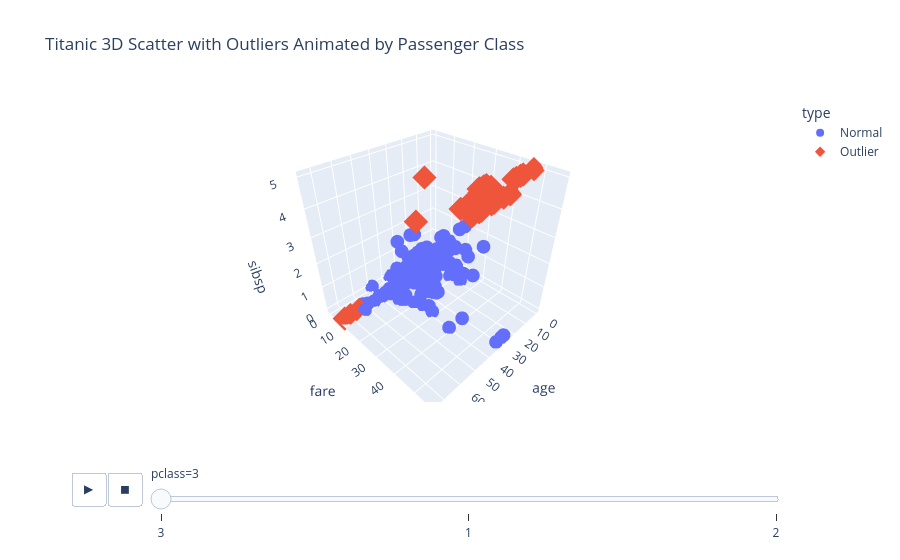

Notebook code for this chart:
### Code cell
import pandas as pd
import seaborn as sns
import plotly.express as px
 
# Load Titanic dataset
titanic = sns.load_dataset('titanic')
 
# Keep numeric columns and drop NaNs
data = titanic[['age', 'fare', 'sibsp', 'pclass']].dropna()
 
# Detect outliers using IQR
def detect_outliers(df, cols):
    outlier_mask = pd.Series(False, index=df.index)
    for col in cols:
        Q1 = df[col].quantile(0.25)
        Q3 = df[col].quantile(0.75)
        IQR = Q3 - Q1
        outlier_mask |= (df[col] < Q1 - 1.5*IQR) | (df[col] > Q3 + 1.5*IQR)
    return outlier_mask
 
data['outlier'] = detect_outliers(data, ['age', 'fare', 'sibsp'])
 
# Map outlier flag to string for better coloring
data['type'] = data['outlier'].map({True:'Outlier', False:'Normal'})
 
# 3D animated scatter
fig = px.scatter_3d(
    data,
    x='age', y='fare', z='sibsp',
    color='type',       # Normal vs Outlier
    symbol='type',
    animation_frame='pclass',  # Animate by passenger class
    size_max=10,
    title='Titanic 3D Scatter with Outliers Animated by Passenger Class'
)
 
fig.show()

### Figure 1 — Plotly figure (JSON) as saved in the notebook; plotly's stock layout.template omitted (floating-point values rounded to 4 significant figures; data arrays with more than 128 entries replaced by an {"elided": "..."} marker saying what was removed)
{"data": [{"hovertemplate": "type=Normal<br>pclass=3<br>age=%{x}<br>fare=%{y}<br>sibsp=%{z}<extra></extra>", "legendgroup": "Normal", "marker": {"color": "#636efa", "symbol": "circle"}, "mode": "markers", "name": "Normal", "scene": "scene", "showlegend": true, "type": "scatter3d", "x": {"elided": "321 float values"}, "y": {"elided": "321 float values"}, "z": {"elided": "321 int values"}}, {"hovertemplate": "type=Outlier<br>pclass=3<br>age=%{x}<br>fare=%{y}<br>sibsp=%{z}<extra></extra>", "legendgroup": "Outlier", "marker": {"color": "#EF553B", "symbol": "diamond"}, "mode": "markers", "name": "Outlier", "scene": "scene", "showlegend": true, "type": "scatter3d", "x": [2.0, 2.0, 8.0, 7.0, 11.0, 4.0, 17.0, 16.0, 33.0, 70.5, 2.0, 1.0, 4.0, 9.0, 5.0, 3.0, 16.0, 7.0, 65.0, 3.0, 1.0, 9.0, 9.0, 11.0, 9.0, 2.0, 14.0, 14.0, 8.0, 6.0, 10.0, 2.0, 4.0, 74.0], "y": [21.07, 29.12, 21.07, 39.69, 46.9, 27.9, 7.925, 46.9, 15.85, 7.75, 31.27, 39.69, 29.12, 31.39, 31.39, 31.39, 39.69, 29.12, 7.75, 21.07, 46.9, 46.9, 31.27, 31.27, 27.9, 27.9, 46.9, 39.69, 29.12, 31.27, 27.9, 39.69, 31.27, 7.775], "z": [3, 4, 3, 4, 5, 3, 4, 5, 3, 0, 4, 4, 4, 4, 4, 4, 4, 4, 0, 3, 5, 5, 4, 4, 3, 3, 5, 4, 4, 4, 3, 4, 4, 0]}], "layout": {"legend": {"title": {"text": "type"}, "tracegroupgap": 0}, "scene": {"domain": {"x": [0, 1], "y": [0, 1]}, "xaxis": {"title": {"text": "age"}}, "yaxis": {"title": {"text": "fare"}}, "zaxis": {"title": {"text": "sibsp"}}}, "sliders": [{"active": 0, "currentvalue": {"prefix": "pclass="}, "len": 0.9, "pad": {"b": 10, "t": 60}, "steps": [{"args": [["3"], {"frame": {"duration": 0, "redraw": true}, "fromcurrent": true, "mode": "immediate", "transition": {"duration": 0, "easing": "linear"}}], "label": "3", "method": "animate"}, {"args": [["1"], {"frame": {"duration": 0, "redraw": true}, "fromcurrent": true, "mode": "immediate", "transition": {"duration": 0, "easing": "linear"}}], "label": "1", "method": "animate"}, {"args": [["2"], {"frame": {"duration": 0, "redraw": true}, "fromcurrent": true, "mode": "immediate", "transition": {"duration": 0, "easing": "linear"}}], "label": "2", "method": "animate"}], "x": 0.1, "xanchor": "left", "y": 0, "yanchor": "top"}], "title": {"text": "Titanic 3D Scatter with Outliers Animated by Passenger Class"}, "updatemenus": [{"buttons": [{"args": [null, {"frame": {"duration": 500, "redraw": true}, "fromcurrent": true, "mode": "immediate", "transition": {"duration": 500, "easing": "linear"}}], "label": "&#9654;", "method": "animate"}, {"args": [[null], {"frame": {"duration": 0, "redraw": true}, "fromcurrent": true, "mode": "immediate", "transition": {"duration": 0, "easing": "linear"}}], "label": "&#9724;", "method": "animate"}], "direction": "left", "pad": {"r": 10, "t": 70}, "showactive": false, "type": "buttons", "x": 0.1, "xanchor": "right", "y": 0, "yanchor": "top"}]}}
